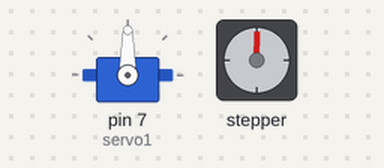
This sketch was run on a simulated Arduino Uno, built with avr-gcc and run on an emulated ATmega328P. On the bench: servo, stepper motor. Stepper angles assume 4096 steps per turn.

Above: at 0.05 s.
At 2.7 s:
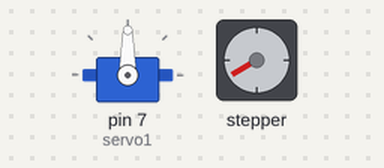
At 5.35 s:
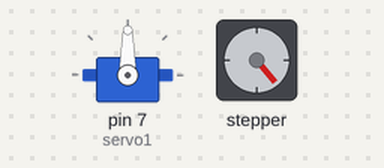
At 10.7 s:
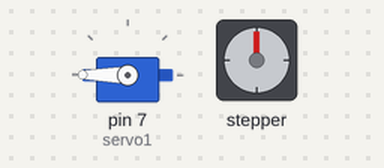
Timing chart, 0 to 16.6 s (numbered marks = the images above):
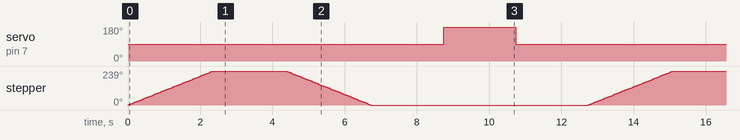

Measured:
- by itself, servo on pin 7 (servo1): alternates 180° for 2.0 s and 90° for 10.7 s
- by itself, stepper: turns 239° clockwise in 2.4 s, then 239° counter-clockwise in 2.4 s, repeating every 12.7 s

The sketch:

motor_test.ino
```cpp
#include <Servo.h>
#include <CheapStepper.h>

Servo servo1;
CheapStepper stepper(11,10,9,8);

void setup(){
  Serial.begin(9600);
  servo1.attach(7);
  stepper.setRpm(17);
}

void loop(){
  stepper.moveDegreesCW(240);
  delay(2000);

  stepper.moveDegreesCCW(240);
  delay(2000);

  servo1.write(180);
  delay(2000);

  servo1.write(90);
  delay(2000);
}
```
